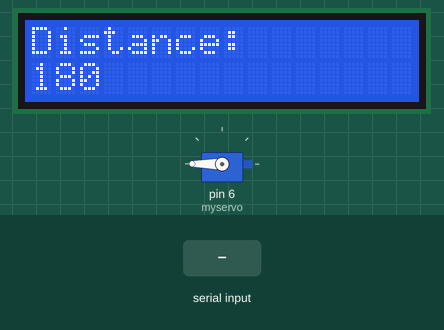
Simulated run of this sketch. Board: Arduino Uno, built with avr-gcc and run on an emulated ATmega328P. Shown: servo, 16×2 character LCD. Inputs (shaded band) come from the test bench.

Above: at 2.2 s.
2.3 s: "90,45\n" received over Serial
At 2.6 s:
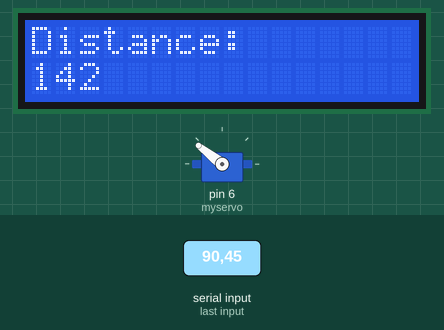
3.8 s: "30,150\n" received over Serial
At 5.0 s:
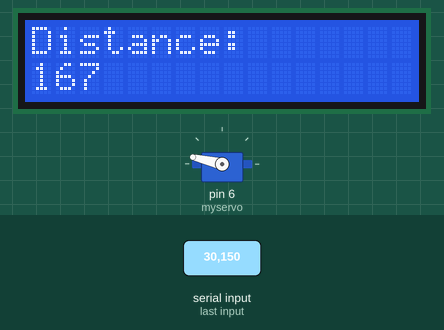
5.3 s: "200\n" received over Serial
At 6.1 s:
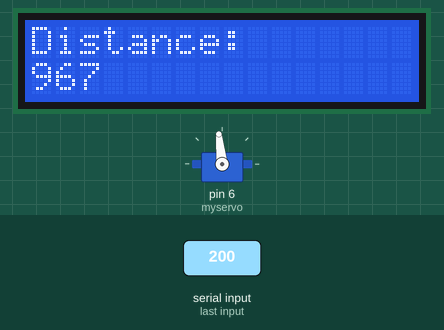
6.8 s: "90\n" received over Serial
At 7.2 s:
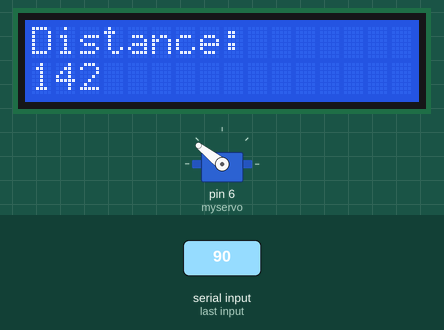
Timing chart, 0 to 9.3 s (numbered marks = the images above; inputs shaded):
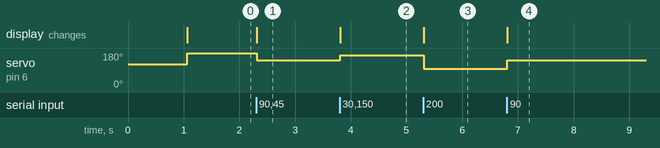

The sketch:

HelloWorld.ino
```cpp
#include <LiquidCrystal.h>
#include <SR04.h>
#include <pitches.h>
#include <Servo.h>

#define TRIG_PIN 4
#define ECHO_PIN 3
Servo myservo;
SR04 sr04 = SR04(ECHO_PIN,TRIG_PIN);
long a,b;
String InBytes = "0";
String y = "0";
// initialize the library with the numbers of the interface pins
LiquidCrystal lcd(7, 8, 9, 10, 11, 12);

void setup() {
  Serial.begin(9600);//Initialization of Serial Port
   delay(1000);
   myservo.attach(6);
   myservo.write(120);
  // set up the LCD's number of columns and rows:
  lcd.begin(16, 2);
  // Print a message to the LCD.
  lcd.print("Distance:");
}

void loop() {
  if (Serial.available() > 0){
  InBytes = Serial.readStringUntil('\n');}
  b = 180-(InBytes.toInt()/2.4);
  myservo.write(b);
  lcd.setCursor(0,0);
  lcd.print("Distance:");
  // set the cursor to column 0, line 1
  // (note: line 1 is the second row, since counting begins with 0):
  lcd.setCursor(0, 1);
  // print the number of seconds since reset:
  lcd.print(b);
  lcd.setCursor(13,1);
//  while (a < 183){
//    a=sr04.Distance();
//    lcd.print("TOO CLOSE");
//    lcd.setCursor(13,1);
//    lcd.print("--");
//    tone(2,NOTE_D5,250);
//    }

}
```

Measured:
- after the input at 2.3 s, servo on pin 6 (myservo): 180° → 142° at once; the display: changes at once (image 1)
- after the input at 3.8 s, servo on pin 6 (myservo): 142° → 167° at once; the display: changes at once (image 2)
- after the input at 5.3 s, servo on pin 6 (myservo): 167° → 96° at once; the display: changes at once (image 3)
- after the input at 6.8 s, servo on pin 6 (myservo): 96° → 142° at once; the display: changes at once (image 4)
